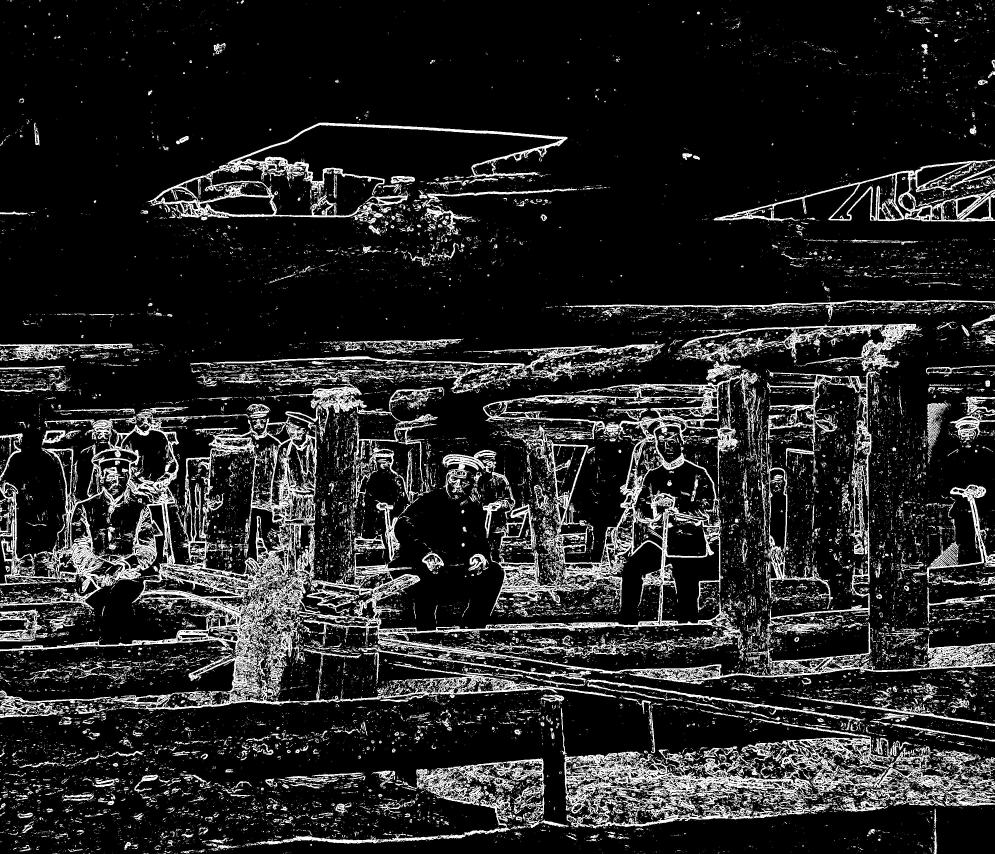
#> input picture project1/aligned_images/beloomut/beloomut_B.jpg, 2985 x 2562 px, given as the content of the folder cs180 proj1 data, which was not available (shown at 1/3 size)
$ jupyter execute main.ipynb
#> lines starting #> are read from the running program, lines starting #| are printed output that depends on the picture; after the words box and inside, x2 and y2 are one past the last pixel; in counts of white or black regions, pixels touching at a corner belong together; pictures that were not available may be replaced by others from this repository, and a replacement may not be noted
[cell 1]
# CS180 (CS280A): Project 1 starter Python code

# these are just some suggested libraries
# instead of scikit-image you could use matplotlib and opencv to read, write, and display images

import numpy as np
import cv2 as cv
import skimage as sk
import skimage.io as skio
from pathlib import Path
import time

# L2-Norm/Euclidean Distance
def l2_norm(image1, image2):
    return np.sqrt(np.sum(np.sum((image1-image2)**2)))

# Normalized Cross Correlation
def ncc(image1, image2):
    return np.sum(image1 * image2) / (np.linalg.norm(image1) * np.linalg.norm(image2))

#Match image1 onto image2
def align(image1, image2, method='l2', displacement_range=15):
    cur_best_diff = None
    cur_best_disp = None

    #fixed range of 15 pixels
    search_range = range(-displacement_range, displacement_range+1)

    for y in search_range:
        for x in search_range:
            rolled_image = np.roll(image1, (x,y), axis=(0,1))
            if (method == 'l2'):
                metric_result = -l2_norm(rolled_image, image2)
            if (method == 'ncc'):
                metric_result = ncc(rolled_image, image2)

            if cur_best_diff == None or metric_result > cur_best_diff:
                cur_best_diff = metric_result
                cur_best_disp = (x, y)
    return np.array(cur_best_disp)

# image pyramid
def pyramid(image1, image2, method='ncc', displacement_range=15, pyramid_depth=5):
    if (len(image1) < 100 or pyramid_depth == 0):
        return align(image1, image2, method, displacement_range)

    cur_best_disp = pyramid(sk.transform.rescale(image1, 0.5), sk.transform.rescale(image2, 0.5), method, displacement_range, pyramid_depth=pyramid_depth-1)
    cur_best_disp *=2
    scaled_shift = align(np.roll(image1, tuple(cur_best_disp), axis=(0,1)), image2, method, displacement_range)
    cur_best_disp = cur_best_disp + scaled_shift
    return cur_best_disp

def align_helper(image1, image2, method='ncc', displacement_range=15, use_pyramid=True):
    if (use_pyramid == True):
        return pyramid(image1, image2, method, 5) # lower displacement for pyramid
    return align(image1, image2, method, displacement_range)

# sobel edge finding
# https://homepages.inf.ed.ac.uk/rbf/HIPR2/sobel.htm
Gx = np.array([[1.0, 0.0, -1.0], [2.0, 0.0, -2.0], [1.0, 0.0, -1.0]])
Gy = np.array([[1.0, 2.0, 1.0], [0.0, 0.0, 0.0], [-1.0, -2.0, -1.0]])
def sobel(image):
    dx = cv.filter2D(src=image, ddepth=-1, kernel=Gx)
    dy = cv.filter2D(src=image, ddepth=-1, kernel=Gy)
    output = cv.magnitude(dx, dy)

    return threshold(output)

def crop(image, percent=.10):
    height, width = image.shape
    y_max = int(height * percent)
    x_max = int(width * percent)
    return image[y_max:-y_max, x_max:-x_max]

def threshold(image, percent=.20):
    output = np.zeros_like(image)

    thresholded_edges = image > percent
    output[thresholded_edges] = 1
    return output

# main process function
def process_image(imname):
    # read in the image
#> called with imname = '_only/beloomut_B.jpg'
    start = time.perf_counter()
    im = skio.imread(imname)
#> im is the input picture: shape (2562, 2985); min 0, max 255, mean 36.3
    im = sk.img_as_float(im)
    height = np.floor(im.shape[0] / 3.0).astype(int)
#> height = 854

    # separate color channels
    b = im[:height]
    g = im[height: 2*height]
    r = im[2*height: 3*height]

    # pre-process
    r_crop = crop(r)
    g_crop = crop(g)
    b_crop = crop(b)

    if use_sobel:
        r_crop = sobel(r_crop)
#> in threshold, `thresholded_edges = image > percent`:
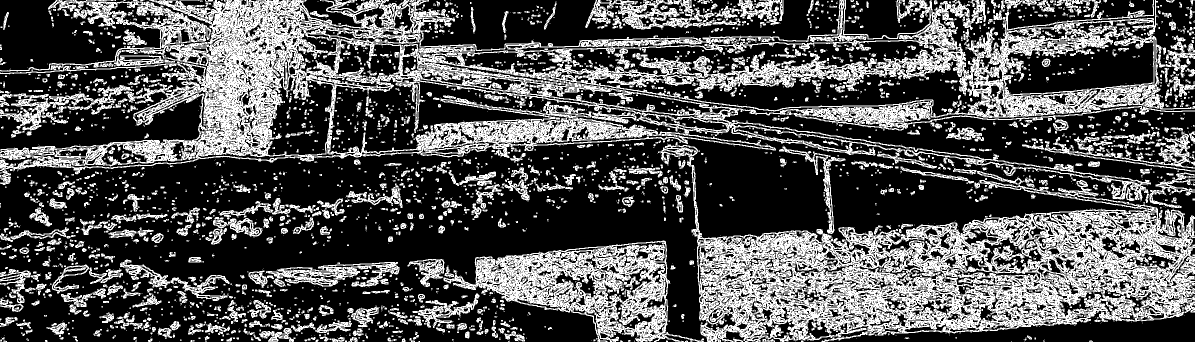
#> thresholded_edges: shape (684, 2389) bool (shown at 1/2 size); 32.9% white; 3910 white regions (2834 under 20 px), largest, box (x1, y1, x2, y2) and area: (0, 0, 2389, 401) 215909, (1316, 289, 2389, 684) 137560, (887, 481, 1408, 684) 35381
        g_crop = sobel(g_crop)
#> in threshold (call 2), `thresholded_edges = image > percent`: thresholded_edges: shape (684, 2389) bool; 29.1% white; 3856 white regions (2811 under 20 px), largest, box (x1, y1, x2, y2) and area: (0, 91, 1699, 684) 179010, (1150, 33, 2389, 684) 174671, (1026, 409, 1317, 684) 15127
        b_crop = sobel(b_crop)
#> in threshold (call 3), `thresholded_edges = image > percent`: thresholded_edges: shape (684, 2389) bool; 6% white; 1323 white regions (970 under 20 px), largest, box (x1, y1, x2, y2) and area: (141, 282, 1406, 589) 46101, (1839, 433, 2389, 585) 10892, (957, 476, 1440, 623) 7938

    # align the images
    ag_disp = align_helper(g_crop, b_crop, method, use_pyramid=use_pyramid)
#> call 2 of pyramid, with method = 'ncc', displacement_range = 5, pyramid_depth = 4
#> after the loop in align, `for y in search_range:`: cur_best_diff = 0.296; cur_best_disp = (0, 5)
#> in pyramid (call 2), `cur_best_disp = pyramid(sk.transform.rescale(image1, 0.5), sk.transfor..`:
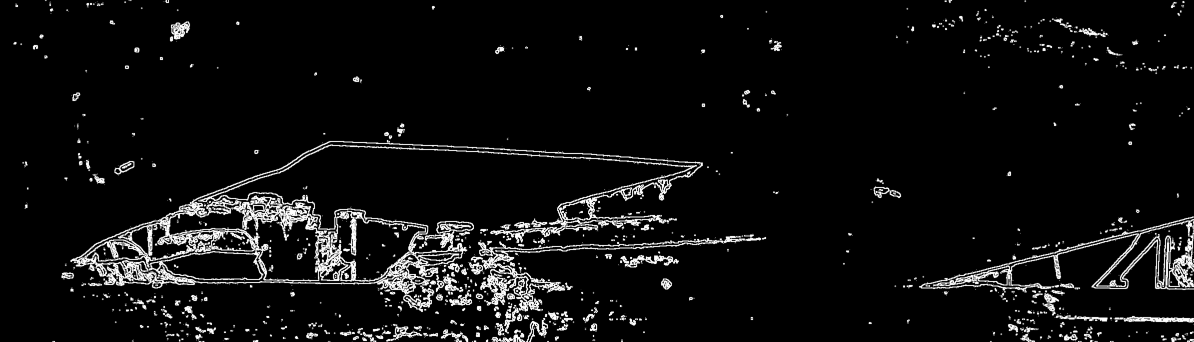
#> image2: shape (342, 1194) float64; min 0, max 1, mean 0.0601
#> in pyramid (call 2), `cur_best_disp *=2`: cur_best_disp = [-2, 28]
#> in pyramid (call 2), `scaled_shift = align(np.roll(image1, tuple(cur_best_disp), axis=(0,1))..`: scaled_shift = [2, 5]
#> in pyramid (call 2), `cur_best_disp = cur_best_disp + scaled_shift`: cur_best_disp = [0, 33]
#> in pyramid, `cur_best_disp *=2`: cur_best_disp = [0, 66]
#> call 4 of align, with method = 'ncc', displacement_range = 5
#> after the loop in align (call 4), `for y in search_range:`: image1: shape (684, 2389) float64; values 0 (black) and 1 (white), 29.1% white; 3879 white regions (2828 under 20 px), largest, box (x1, y1, x2, y2) and area: (56, 91, 1765, 684) 179064, (1216, 33, 2389, 684) 170042, (1092, 409, 1383, 684) 15127
#> after the loop in align (call 4), `for y in search_range:`:
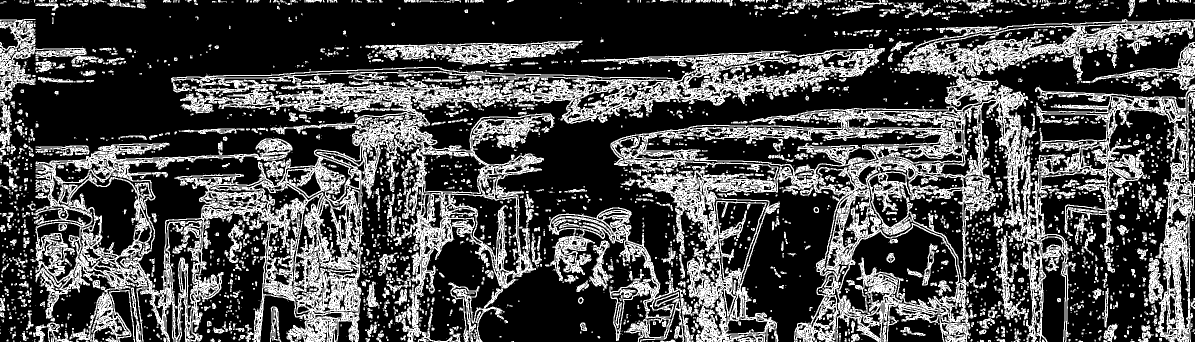
#> rolled_image: shape (684, 2389) float64 (shown at 1/2 size); values 0 (black) and 1 (white), 29.1% white; 3947 white regions (2854 under 20 px), largest, box (x1, y1, x2, y2) and area: (61, 96, 1770, 684) 177992, (1221, 38, 2389, 684) 165324, (1097, 414, 1388, 684) 15039
#> after the loop in align (call 4), `for y in search_range:`: cur_best_diff = 0.156; cur_best_disp = (-5, 4)
#> in pyramid, `scaled_shift = align(np.roll(image1, tuple(cur_best_disp), axis=(0,1))..`: scaled_shift = [-5, 4]
#> in pyramid, `cur_best_disp = cur_best_disp + scaled_shift`: cur_best_disp = [-5, 70]
#> ag_disp = [-5, 70]
    ar_disp = align_helper(r_crop, b_crop, method, use_pyramid=use_pyramid)
#> after the loop in align (call 5), `for y in search_range:`:
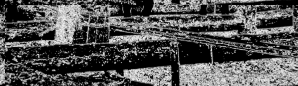
#> rolled_image: shape (86, 298) float64; min 0, max 0.96, mean 0.329
#> after the loop in align (call 5), `for y in search_range:`: cur_best_diff = 0.249; cur_best_disp = (-2, 2)
#> after the loop in align (call 6), `for y in search_range:`:
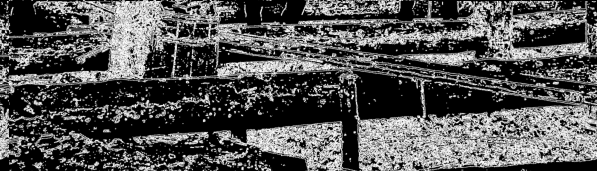
#> rolled_image: shape (171, 597) float64; min 0, max 0.999, mean 0.329
#> after the loop in align (call 6), `for y in search_range:`: cur_best_diff = 0.212; cur_best_disp = (0, 0)
#> after the loop in align (call 7), `for y in search_range:`:
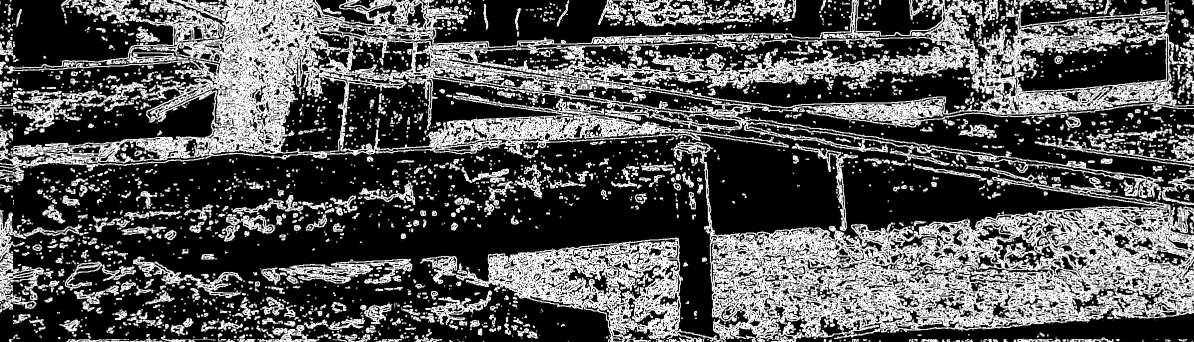
#> rolled_image: shape (342, 1194) float64; min 0, max 1, mean 0.329
#> after the loop in align (call 7), `for y in search_range:`: cur_best_diff = 0.168
#> after the loop in align (call 8), `for y in search_range:`:
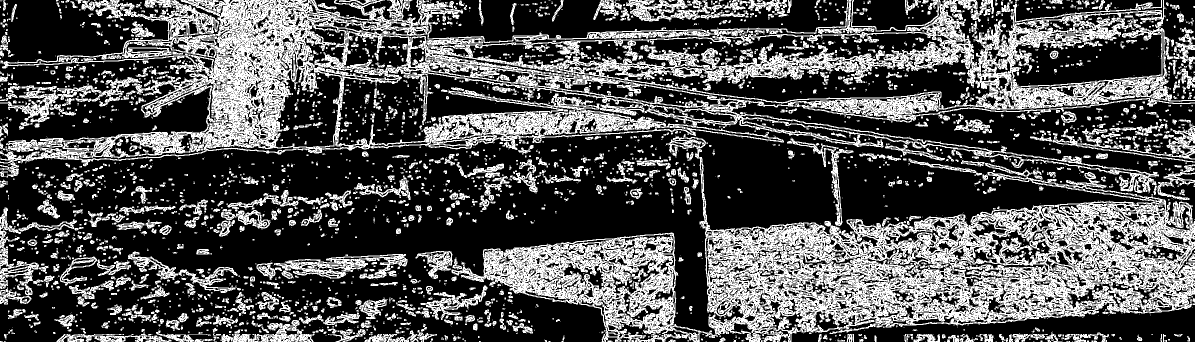
#> image1: shape (684, 2389) float64 (shown at 1/2 size); values 0 (black) and 1 (white), 32.9% white; 3957 white regions (2858 under 20 px), largest, box (x1, y1, x2, y2) and area: (0, 0, 2389, 385) 208118, (1332, 273, 2389, 684) 136535, (903, 465, 1436, 684) 37006
#> after the loop in align (call 8), `for y in search_range:`:
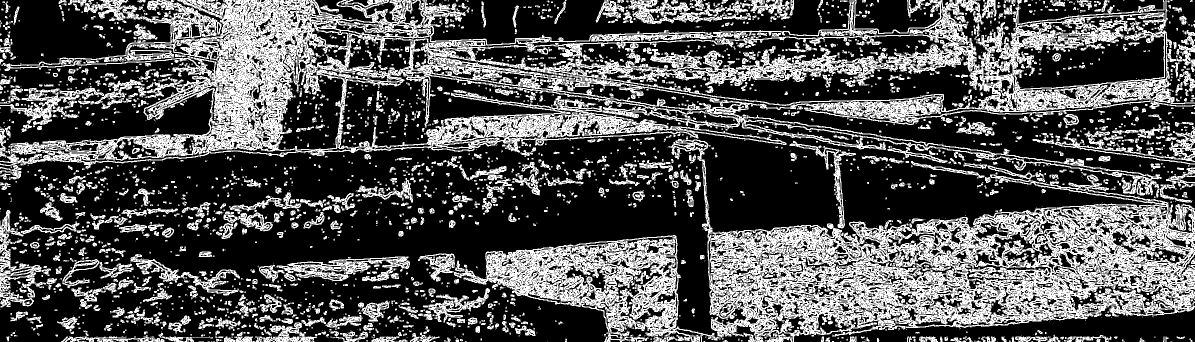
#> rolled_image: shape (684, 2389) float64 (shown at 1/2 size); values 0 (black) and 1 (white), 32.9% white; 3967 white regions (2866 under 20 px), largest, box (x1, y1, x2, y2) and area: (0, 0, 2389, 390) 210678, (1337, 278, 2389, 684) 135754, (908, 470, 1441, 684) 36627
#> after the loop in align (call 8), `for y in search_range:`: cur_best_diff = 0.132; cur_best_disp = (5, -4)
#> ar_disp = [-11, 12]

    ag_disp = tuple(map(int, ag_disp))
#> ag_disp = (-5, 70)
    ar_disp = tuple(map(int, ar_disp))
#> ar_disp = (-11, 12)

    ar = np.roll(r, ar_disp, axis=(0,1))
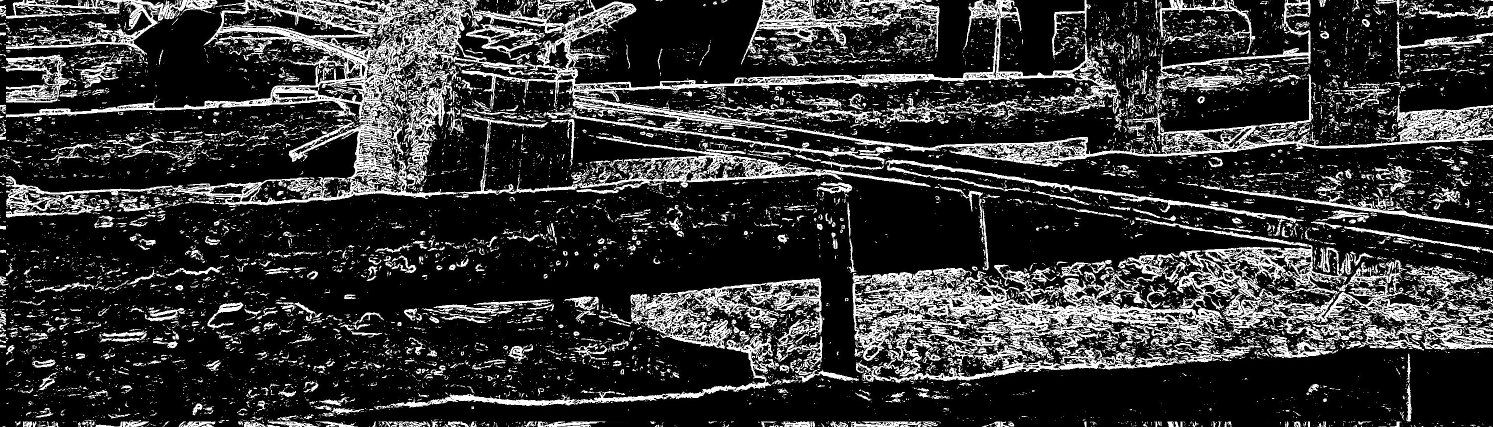
#> ar: shape (854, 2985) float64 (shown at 1/2 size); min 0, max 1, mean 0.208
    ag = np.roll(g, ag_disp, axis=(0,1))
    im_out = np.dstack([ar, ag, b])
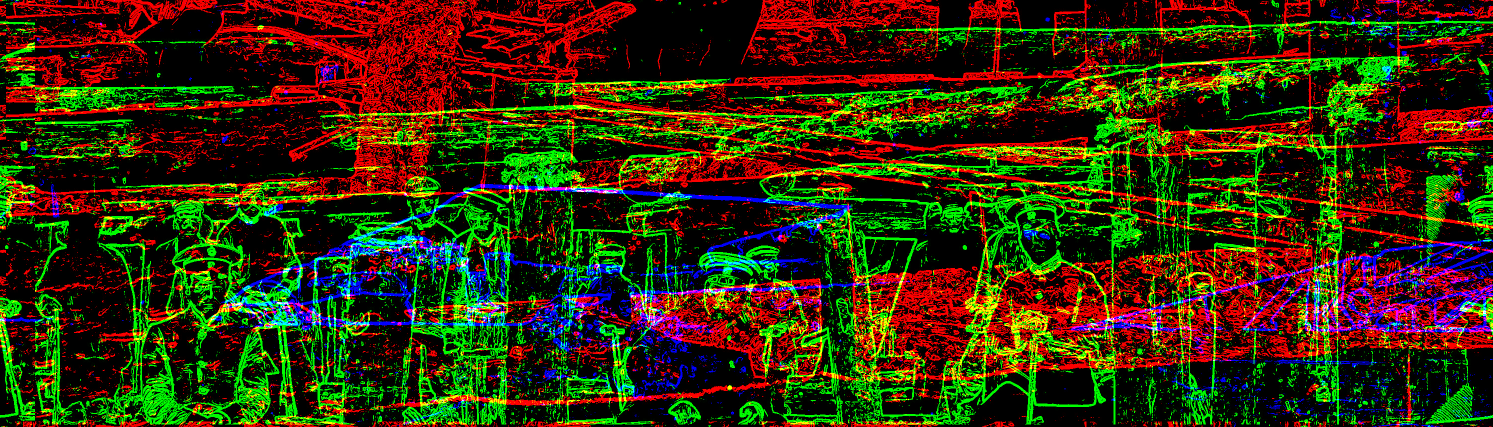
#> im_out: shape (854, 2985, 3) float64 (shown at 1/2 size); mean of channels 0, 1, 2 0.208, 0.177, 0.0419; drawn as R, G, B
    end = time.perf_counter()

    elapsed_time = end-start

    image_name = Path(imname).stem
    image_dir = Path(outdir/image_name)
    image_dir.mkdir(exist_ok=True)
    fname = image_dir / f"{image_name}_aligned.jpg"
    out_r = image_dir / f"{image_name}_R.jpg"
    out_g = image_dir / f"{image_name}_G.jpg"
    out_b = image_dir / f"{image_name}_B.jpg"
    out_info = image_dir / f"{image_name}_info.txt"

    skio.imsave(fname, sk.img_as_ubyte(im_out))
    skio.imsave(out_r, sk.img_as_ubyte(r_crop))
    skio.imsave(out_g, sk.img_as_ubyte(g_crop))
    skio.imsave(out_b, sk.img_as_ubyte(b_crop))
    with open(out_info, "w") as f:
        f.write(f"Green Displacement: {tuple(ag_disp)}\n")
        f.write(f"Red Displacement: {tuple(ar_disp)}\n")
        f.write(f"Alignment Time: {elapsed_time:.3f} seconds\n")

    # display output image
    skio.imshow(im_out)
    skio.show()

#set parameters here
method = 'ncc'
use_sobel = True
use_pyramid = True

# iterate over all images and output
data_dir = './cs180 proj1 data'
outdir = Path('./aligned_images')
outdir.mkdir(exist_ok=True)

#tifs
pathlist = Path(data_dir).glob('**/*.tif')
for path in pathlist:
    path_str = str(path)
    process_image(path_str)
#jpgs
pathlist = Path(data_dir).glob('**/*.jpg')
for path in pathlist:
    path_str = str(path)
    process_image(path_str)

$ run again, on project1/aligned_images/cathedral/cathedral_G.jpg
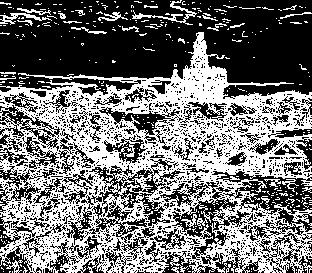
#> input picture project1/aligned_images/cathedral/cathedral_G.jpg, 312 x 273 px, given as the content of the folder cs180 proj1 data, which was not available
#> in process_image, im is the input picture: shape (273, 312); min 0, max 255, mean 113.5
#> thresholded_edges: shape (73, 250) bool; 84.1% white; black in thin lines or dots
#> thresholded_edges: shape (73, 250) bool; 76.7% white; black in thin lines or dots
#> thresholded_edges: shape (73, 250) bool; 25.8% white; 65 white regions (46 under 20 px), largest, box (x1, y1, x2, y2) and area: (0, 22, 200, 73) 1536, (60, 0, 215, 23) 1411, (0, 0, 52, 19) 516
#> after the loop in align, `for y in search_range:`:
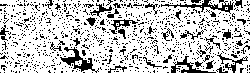
#> rolled_image: shape (73, 250) float64; values 0 (black) and 1 (white), 76.7% white; black in thin lines or dots
#> after the loop in align, `for y in search_range:`: cur_best_diff = 0.455; cur_best_disp = (-2, 3)
#> in process_image, `ag_disp = align_helper(g_crop, b_crop, method, use_pyramid=use_pyramid)`: ag_disp = [-2, 3]
#> in process_image, `ar_disp = align_helper(r_crop, b_crop, method, use_pyramid=use_pyramid)`: ar_disp = [0, -5]
#> in process_image, `ag_disp = tuple(map(int, ag_disp))`: ag_disp = (-2, 3)
#> in process_image, `ar_disp = tuple(map(int, ar_disp))`: ar_disp = (0, -5)
#> in process_image, `skio.imsave(fname, sk.img_as_ubyte(im_out))`:
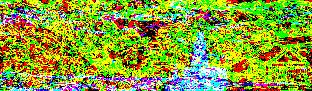
#> saved as cathedral_G_aligned.jpg: shape (91, 312, 3); mean R, G, B 137.9, 156.8, 60.5

$ run again, on project1/aligned_images/cathedral/cathedral_R.jpg
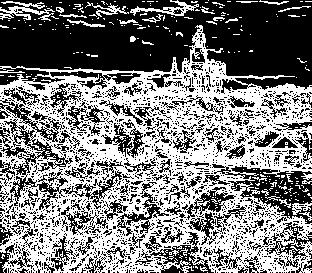
#> input picture project1/aligned_images/cathedral/cathedral_R.jpg, 312 x 273 px, given as the content of the folder cs180 proj1 data, which was not available
#> in process_image, im is the input picture: shape (273, 312); min 0, max 255, mean 123.3
#> thresholded_edges: shape (73, 250) bool; 81.2% white; black in thin lines or dots
#> thresholded_edges: shape (73, 250) bool; 76.7% white; black in thin lines or dots
#> thresholded_edges: shape (73, 250) bool; 31.3% white; 52 white regions (35 under 20 px), largest, box (x1, y1, x2, y2) and area: (0, 15, 250, 73) 3100, (0, 0, 185, 20) 1540, (174, 2, 212, 17) 242
#> after the loop in align, `for y in search_range:`: cur_best_diff = 0.501; cur_best_disp = (0, 4)
#> in process_image, `ag_disp = align_helper(g_crop, b_crop, method, use_pyramid=use_pyramid)`: ag_disp = [0, 4]
#> in process_image, `ar_disp = align_helper(r_crop, b_crop, method, use_pyramid=use_pyramid)`: ar_disp = [1, -5]
#> in process_image, `ag_disp = tuple(map(int, ag_disp))`: ag_disp = (0, 4)
#> in process_image, `ar_disp = tuple(map(int, ar_disp))`: ar_disp = (1, -5)
#> in process_image, `skio.imsave(fname, sk.img_as_ubyte(im_out))`:
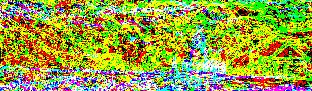
#> saved as cathedral_R_aligned.jpg: shape (91, 312, 3); mean R, G, B 150.1, 160.2, 70.6
